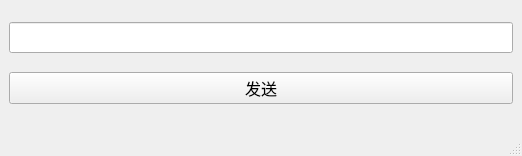
<?xml version="1.0" encoding="UTF-8"?>
<ui version="4.0">
 <class>MainWindow</class>
 <widget class="QMainWindow" name="MainWindow">
  <property name="geometry">
   <rect>
    <x>0</x>
    <y>0</y>
    <width>522</width>
    <height>156</height>
   </rect>
  </property>
  <property name="font">
   <font>
    <family>Agave Nerd Font Mono</family>
    <pointsize>12</pointsize>
   </font>
  </property>
  <property name="windowTitle">
   <string>MainWindow</string>
  </property>
  <widget class="QWidget" name="centralwidget">
   <layout class="QVBoxLayout" name="verticalLayout">
    <item>
     <widget class="QLineEdit" name="lineEdit">
      <property name="font">
       <font>
        <family>Agave Nerd Font Mono</family>
        <pointsize>12</pointsize>
       </font>
      </property>
      <property name="text">
       <string/>
      </property>
      <property name="readOnly">
       <bool>true</bool>
      </property>
     </widget>
    </item>
    <item>
     <widget class="QPushButton" name="pushButton">
      <property name="text">
       <string>发送</string>
      </property>
     </widget>
    </item>
   </layout>
  </widget>
  <widget class="QMenuBar" name="menubar">
   <property name="geometry">
    <rect>
     <x>0</x>
     <y>0</y>
     <width>522</width>
     <height>22</height>
    </rect>
   </property>
  </widget>
  <widget class="QStatusBar" name="statusbar"/>
 </widget>
 <resources/>
 <connections/>
</ui>
